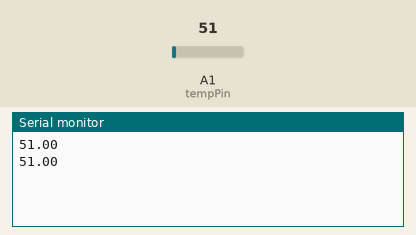
Simulated run of this sketch. Board: Arduino Uno, built with avr-gcc and run on an emulated ATmega328P. On the bench: the last lines printed to the serial monitor. The inputs (shaded band) are chosen by the test bench; at power-on: A1 (tempPin) = 51.

Above: at 5.8 s.
5.9 s: A1 (tempPin) set to 61
At 10.9 s:
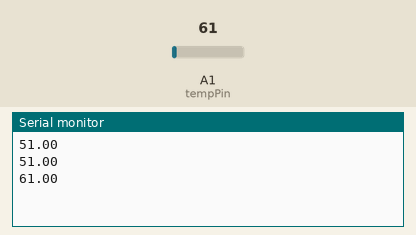
11.9 s: A1 (tempPin) set to 71
At 15.9 s:
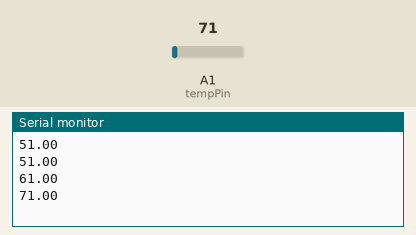
Timing chart, 0 to 17.4 s (numbered marks = the images above; inputs shaded):
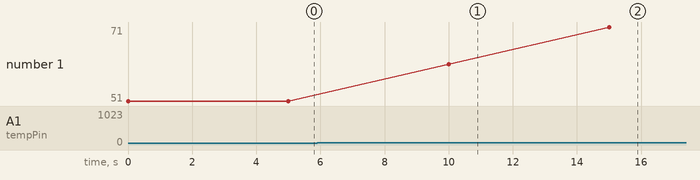

The sketch:

lm35-Samples_ADC_.ino
```cpp
int tempPin=1;

void setup() {
Serial.begin(9600);
pinMode(tempPin,INPUT);
}

void loop() {
float samples=analogRead(tempPin);
Serial.println(samples);
delay(5000);
}
```

Measured:
- after the input at 5.9 s, the serial monitor: prints a new line after 4.1 s (image 1)
- after the input at 11.9 s, the serial monitor: prints a new line after 3.1 s (image 2)
- plotted number 1: 51 → 61 after the input at 5.9 s, 61 → 71 after the input at 11.9 s
